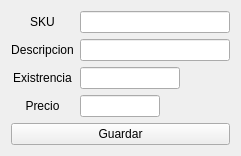
              <widget class="QWidget" name="page_agregar">
               <layout class="QVBoxLayout" name="verticalLayout_4">
                <item>
                 <layout class="QGridLayout" name="gridLayout">
                  <item row="0" column="0">
                   <widget class="QLabel" name="label_3">
                    <property name="layoutDirection">
                     <enum>Qt::LeftToRight</enum>
                    </property>
                    <property name="text">
                     <string>SKU</string>
                    </property>
                    <property name="alignment">
                     <set>Qt::AlignCenter</set>
                    </property>
                   </widget>
                  </item>
                  <item row="0" column="1">
                   <widget class="QLineEdit" name="sku_agregar">
                    <property name="minimumSize">
                     <size>
                      <width>150</width>
                      <height>0</height>
                     </size>
                    </property>
                    <property name="maximumSize">
                     <size>
                      <width>150</width>
                      <height>16777215</height>
                     </size>
                    </property>
                   </widget>
                  </item>
                  <item row="1" column="0">
                   <widget class="QLabel" name="label_4">
                    <property name="text">
                     <string>Descripcion</string>
                    </property>
                    <property name="alignment">
                     <set>Qt::AlignCenter</set>
                    </property>
                   </widget>
                  </item>
                  <item row="1" column="1">
                   <widget class="QLineEdit" name="descripcion_agregar"/>
                  </item>
                  <item row="2" column="0">
                   <widget class="QLabel" name="label_5">
                    <property name="text">
                     <string>Existrencia</string>
                    </property>
                    <property name="alignment">
                     <set>Qt::AlignCenter</set>
                    </property>
                   </widget>
                  </item>
                  <item row="2" column="1">
                   <widget class="QLineEdit" name="existencia_agregar">
                    <property name="minimumSize">
                     <size>
                      <width>100</width>
                      <height>0</height>
                     </size>
                    </property>
                    <property name="maximumSize">
                     <size>
                      <width>100</width>
                      <height>16777215</height>
                     </size>
                    </property>
                   </widget>
                  </item>
                  <item row="3" column="0">
                   <widget class="QLabel" name="label_6">
                    <property name="text">
                     <string>Precio</string>
                    </property>
                    <property name="alignment">
                     <set>Qt::AlignCenter</set>
                    </property>
                   </widget>
                  </item>
                  <item row="3" column="1">
                   <widget class="QLineEdit" name="precio_agregar">
                    <property name="minimumSize">
                     <size>
                      <width>80</width>
                      <height>0</height>
                     </size>
                    </property>
                    <property name="maximumSize">
                     <size>
                      <width>80</width>
                      <height>16777215</height>
                     </size>
                    </property>
                   </widget>
                  </item>
                 </layout>
                </item>
                <item>
                 <widget class="QPushButton" name="boton_accion_agregar">
                  <property name="text">
                   <string>Guardar</string>
                  </property>
                  <property name="icon">
                   <iconset>
                    <normaloff>../../../resources/imagenes/guardar.png</normaloff>../../../resources/imagenes/guardar.png</iconset>
                  </property>
                  <property name="iconSize">
                   <size>
                    <width>32</width>
                    <height>32</height>
                   </size>
                  </property>
                 </widget>
                </item>
               </layout>
              </widget>
